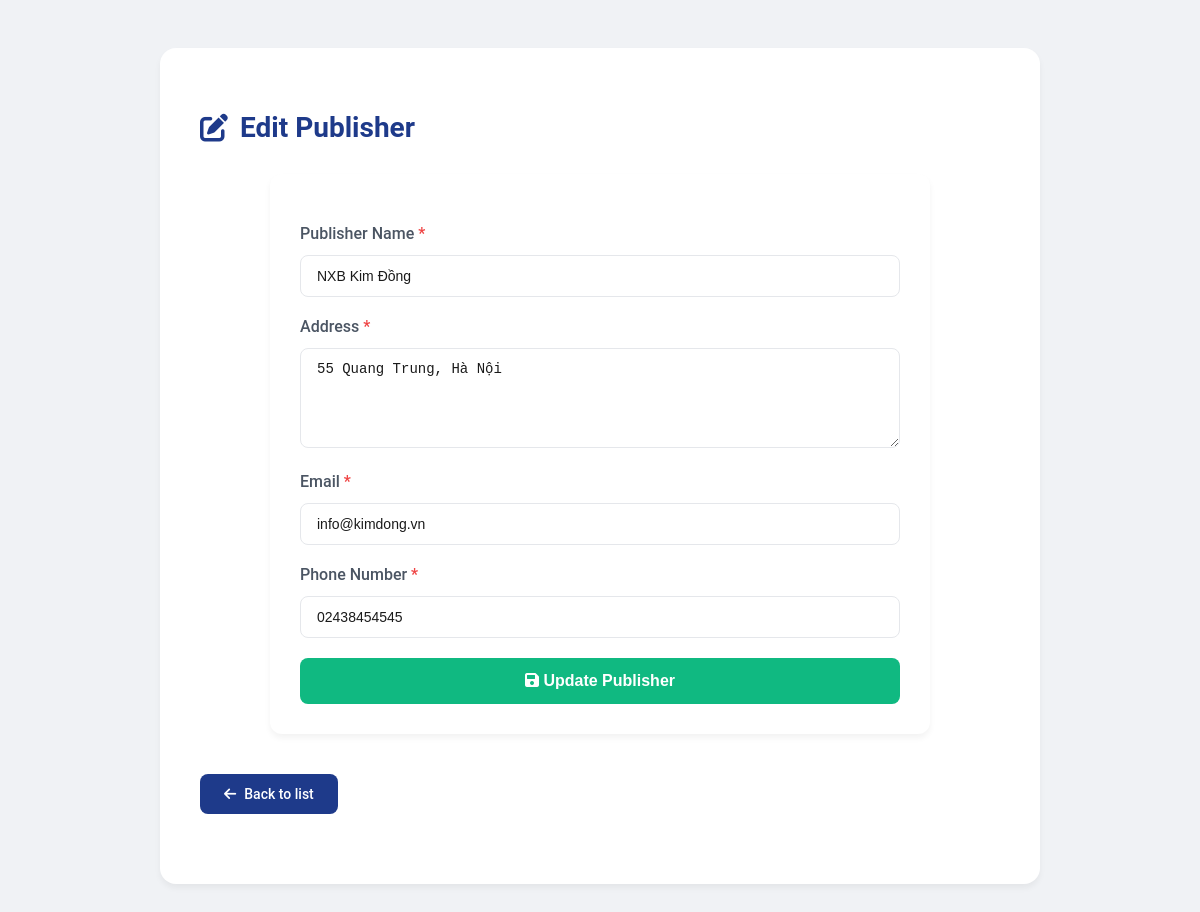
The app's page /Publisher/edit_publisher.php?id=2 (signed in) with its own data.
### tables this page shows
CREATE TABLE `publishers` (
  `publisher_id` int(11) NOT NULL,
  `publisher_name` varchar(255) NOT NULL,
  `address` varchar(255) DEFAULT NULL,
  `email` varchar(100) DEFAULT NULL,
  `phone_number` varchar(20) DEFAULT NULL,
  `create_at` timestamp NOT NULL DEFAULT current_timestamp()
);

### Publisher/edit_publisher.php (the view, shortened to what this page needs)
<?php
require '../Verify/db_connect.php';
$error = '';
$success = '';
$publisher_name = '';
$address = '';
$email = '';
$phone_number = '';
if (isset($_GET['id'])) {
    $publisher_id = $_GET['id'];
    $sql = "SELECT * FROM publishers WHERE publisher_id = ?";
    $stmt = $conn->prepare($sql);
    $stmt->bind_param("i", $publisher_id);
    $stmt->execute();
    $result = $stmt->get_result();
    if ($result && $result->num_rows > 0) {
        $row = $result->fetch_assoc();
        $publisher_name = $row['publisher_name'];
        $address = $row['address'];
        $email = $row['email'];
        $phone_number = $row['phone_number'];
    } else {
        $error = "Publisher not found.";
    }
} else {
    $error = "No publisher ID provided.";
}
?>
<!DOCTYPE html>
<html lang="vi">
<head>
    <link rel="stylesheet" href="https://cdnjs.cloudflare.com/ajax/libs/font-awesome/6.0.0/css/all.min.css">
</head>
<body>
    <main>
        <h2><i class="fas fa-edit"></i> Edit Publisher</h2>
        <?php if (empty($error) || !empty($success)): ?>
            <form method="POST" action="">
                <label for="publisher_name">
                    Publisher Name <span class="required">*</span>
                </label>
                <input type="text" id="publisher_name" name="publisher_name"
                    value="<?php echo htmlspecialchars($publisher_name); ?>"
                    required placeholder="Enter publisher name">
                <label for="address">
                    Address <span class="required">*</span>
                </label>
                <textarea id="address" name="address" required
                    placeholder="Enter publisher address"><?php echo htmlspecialchars($address); ?></textarea>
                <label for="email">
                    Email <span class="required">*</span>
                </label>
                <input type="email" id="email" name="email"
                    value="<?php echo htmlspecialchars($email); ?>"
                    required placeholder="Enter publisher email">
                <label for="phone_number">
                    Phone Number <span class="required">*</span>
                </label>
                <input type="text" id="phone_number" name="phone_number"
                    value="<?php echo htmlspecialchars($phone_number); ?>"
                    required placeholder="Enter phone number">
                <button type="submit" class="submit-btn">
                    <i class="fas fa-save"></i> Update Publisher
                </button>
            </form>
        <?php endif; ?>
        <a href="publishers.php" class="button">
            <i class="fas fa-arrow-left"></i> Back to list
        </a>
    </main>
</body>
</html>

### Publisher/edit_publisher.php (style rules this page uses)
body { font-family: 'Roboto', sans-serif; background: #f0f2f5; padding: 40px; color: #1a1a1a; }
main { background: #fff; padding: 40px; max-width: 800px; margin: auto; border-radius: 16px; box-shadow: 0 4px 6px rgba(0, 0, 0, 0.05); }
h2 { color: #1e3a8a; margin-bottom: 30px; font-size: 28px; display: flex; align-items: center; gap: 12px; }
.button { display: inline-flex; align-items: center; gap: 8px; margin-bottom: 30px; padding: 12px 24px; background: #1e3a8a; color: white; text-decoration: none; border-radius: 8px; font-weight: 500; transition: all 0.3s ease; }
form { max-width: 600px; margin: 20px auto; padding: 30px; background: #fff; border-radius: 12px; box-shadow: 0 4px 6px rgba(0, 0, 0, 0.05); }
label { font-weight: 500; display: block; margin: 20px 0 8px; color: #4b5563; }
input[type="text"], input[type="email"], textarea { width: 100%; padding: 12px 16px; margin-top: 4px; border: 1px solid #e5e7eb; border-radius: 8px; font-size: 14px; color: #1a1a1a; transition: all 0.3s ease; box-sizing: border-box; }
textarea { resize: vertical; min-height: 100px; }
.submit-btn { width: 100%; padding: 14px 24px; background: #10b981; color: white; border: none; border-radius: 8px; font-size: 16px; font-weight: 600; cursor: pointer; transition: all 0.3s ease; margin-top: 20px; }
.required { color: #ef4444; }
a { display: inline-block; margin-top: 20px; text-decoration: none; color: #3498db; font-size: 14px; }

### records on screen
publishers: publisher_name "NXB Kim Đồng", address "55 Quang Trung, Hà Nội", email "info@kimdong.vn", phone_number "02438454545"
